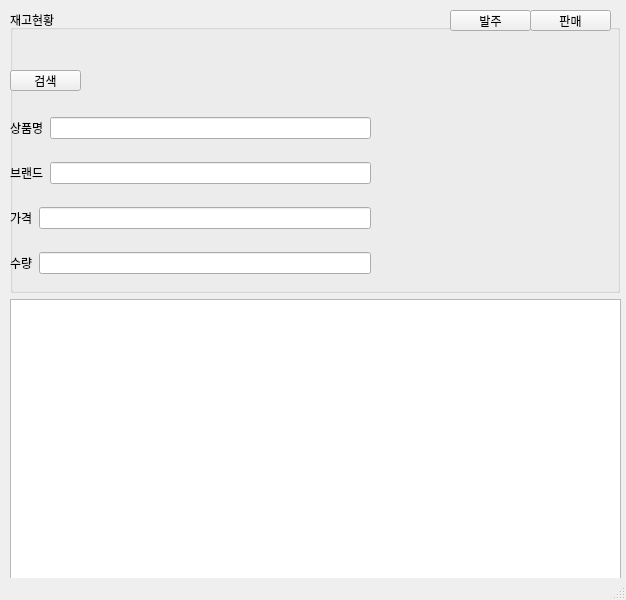
<?xml version="1.0" encoding="UTF-8"?>
<ui version="4.0">
 <class>MainWindow</class>
 <widget class="QMainWindow" name="MainWindow">
  <property name="geometry">
   <rect>
    <x>0</x>
    <y>0</y>
    <width>626</width>
    <height>600</height>
   </rect>
  </property>
  <property name="maximumSize">
   <size>
    <width>750</width>
    <height>600</height>
   </size>
  </property>
  <property name="windowTitle">
   <string>MainWindow</string>
  </property>
  <widget class="QWidget" name="centralwidget">
   <widget class="QWidget" name="verticalLayoutWidget">
    <property name="geometry">
     <rect>
      <x>10</x>
      <y>10</y>
      <width>611</width>
      <height>571</height>
     </rect>
    </property>
    <layout class="QVBoxLayout" name="verticalLayout">
     <item>
      <layout class="QHBoxLayout" name="horizontalLayout">
       <item>
        <widget class="QGroupBox" name="groupBox">
         <property name="sizePolicy">
          <sizepolicy hsizetype="MinimumExpanding" vsizetype="Preferred">
           <horstretch>0</horstretch>
           <verstretch>0</verstretch>
          </sizepolicy>
         </property>
         <property name="title">
          <string>재고현황</string>
         </property>
         <widget class="QWidget" name="verticalLayoutWidget_2">
          <property name="geometry">
           <rect>
            <x>0</x>
            <y>90</y>
            <width>361</width>
            <height>191</height>
           </rect>
          </property>
          <layout class="QVBoxLayout" name="verticalLayout_2">
           <item>
            <layout class="QHBoxLayout" name="horizontalLayout_3">
             <item>
              <widget class="QLabel" name="label">
               <property name="text">
                <string>상품명</string>
               </property>
              </widget>
             </item>
             <item>
              <widget class="QLineEdit" name="input_std_id">
               <property name="inputMask">
                <string/>
               </property>
               <property name="readOnly">
                <bool>true</bool>
               </property>
              </widget>
             </item>
            </layout>
           </item>
           <item>
            <layout class="QHBoxLayout" name="horizontalLayout_4">
             <item>
              <widget class="QLabel" name="input_std_name">
               <property name="text">
                <string>브랜드</string>
               </property>
              </widget>
             </item>
             <item>
              <widget class="QLineEdit" name="lineEdit">
               <property name="inputMask">
                <string/>
               </property>
               <property name="text">
                <string/>
               </property>
              </widget>
             </item>
            </layout>
           </item>
           <item>
            <layout class="QHBoxLayout" name="horizontalLayout_5">
             <item>
              <widget class="QLabel" name="label_2">
               <property name="text">
                <string>가격</string>
               </property>
              </widget>
             </item>
             <item>
              <widget class="QLineEdit" name="lineEdit_2">
               <property name="inputMask">
                <string/>
               </property>
               <property name="text">
                <string/>
               </property>
              </widget>
             </item>
            </layout>
           </item>
           <item>
            <layout class="QHBoxLayout" name="horizontalLayout_6">
             <item>
              <widget class="QLabel" name="label_3">
               <property name="text">
                <string>수량</string>
               </property>
              </widget>
             </item>
             <item>
              <widget class="QLineEdit" name="lineEdit_3">
               <property name="inputMask">
                <string/>
               </property>
               <property name="text">
                <string/>
               </property>
              </widget>
             </item>
            </layout>
           </item>
          </layout>
         </widget>
         <widget class="QPushButton" name="pushButton">
          <property name="geometry">
           <rect>
            <x>0</x>
            <y>60</y>
            <width>71</width>
            <height>21</height>
           </rect>
          </property>
          <property name="sizePolicy">
           <sizepolicy hsizetype="Minimum" vsizetype="MinimumExpanding">
            <horstretch>0</horstretch>
            <verstretch>0</verstretch>
           </sizepolicy>
          </property>
          <property name="text">
           <string>검색</string>
          </property>
         </widget>
         <widget class="QPushButton" name="pushButton_2">
          <property name="geometry">
           <rect>
            <x>440</x>
            <y>0</y>
            <width>81</width>
            <height>21</height>
           </rect>
          </property>
          <property name="sizePolicy">
           <sizepolicy hsizetype="Minimum" vsizetype="MinimumExpanding">
            <horstretch>0</horstretch>
            <verstretch>0</verstretch>
           </sizepolicy>
          </property>
          <property name="text">
           <string>발주</string>
          </property>
         </widget>
         <widget class="QPushButton" name="pushButton_3">
          <property name="geometry">
           <rect>
            <x>520</x>
            <y>0</y>
            <width>81</width>
            <height>21</height>
           </rect>
          </property>
          <property name="sizePolicy">
           <sizepolicy hsizetype="Minimum" vsizetype="MinimumExpanding">
            <horstretch>0</horstretch>
            <verstretch>1</verstretch>
           </sizepolicy>
          </property>
          <property name="text">
           <string>판매</string>
          </property>
         </widget>
         <widget class="QLabel" name="label_4">
          <property name="geometry">
           <rect>
            <x>380</x>
            <y>50</y>
            <width>210</width>
            <height>220</height>
           </rect>
          </property>
          <property name="text">
           <string/>
          </property>
          <property name="pixmap">
           <pixmap>../../../Users/Admin/Pictures/배경1.jpg</pixmap>
          </property>
         </widget>
        </widget>
       </item>
       <item>
        <spacer name="verticalSpacer">
         <property name="orientation">
          <enum>Qt::Vertical</enum>
         </property>
         <property name="sizeHint" stdset="0">
          <size>
           <width>1</width>
           <height>40</height>
          </size>
         </property>
        </spacer>
       </item>
      </layout>
     </item>
     <item>
      <layout class="QHBoxLayout" name="horizontalLayout_2">
       <item>
        <widget class="QTableWidget" name="tableWidget">
         <property name="maximumSize">
          <size>
           <width>16777215</width>
           <height>320</height>
          </size>
         </property>
        </widget>
       </item>
      </layout>
     </item>
    </layout>
   </widget>
  </widget>
  <widget class="QStatusBar" name="statusbar"/>
 </widget>
 <resources/>
 <connections/>
</ui>
